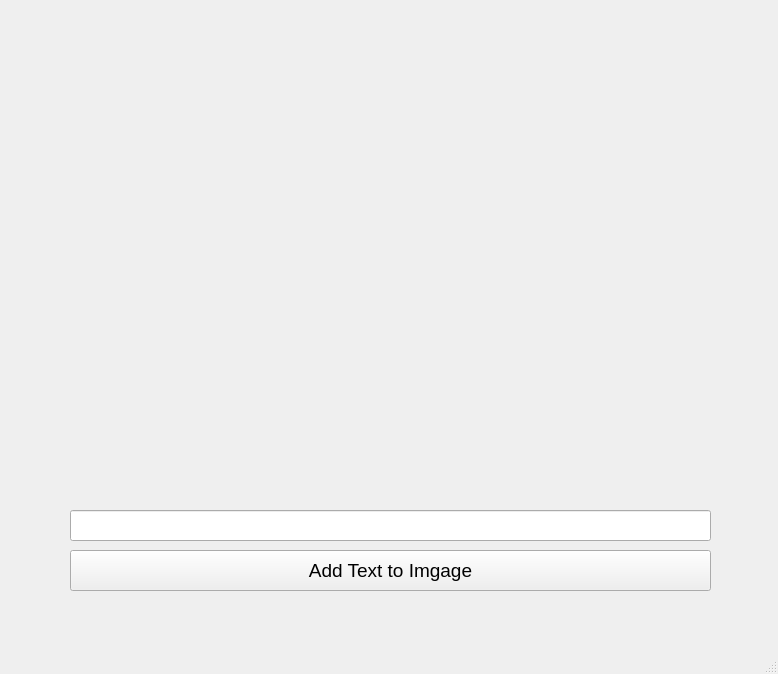
<?xml version="1.0" encoding="UTF-8"?>
<ui version="4.0">
 <class>MainWindow</class>
 <widget class="QMainWindow" name="MainWindow">
  <property name="geometry">
   <rect>
    <x>0</x>
    <y>0</y>
    <width>778</width>
    <height>674</height>
   </rect>
  </property>
  <property name="windowTitle">
   <string>MainWindow</string>
  </property>
  <widget class="QWidget" name="centralwidget">
   <widget class="QLabel" name="label">
    <property name="geometry">
     <rect>
      <x>70</x>
      <y>20</y>
      <width>640</width>
      <height>480</height>
     </rect>
    </property>
    <property name="text">
     <string/>
    </property>
    <property name="pixmap">
     <pixmap>../opencv/img-video/vhl.jpg</pixmap>
    </property>
   </widget>
   <widget class="QLineEdit" name="lineEdit">
    <property name="geometry">
     <rect>
      <x>70</x>
      <y>510</y>
      <width>641</width>
      <height>31</height>
     </rect>
    </property>
    <property name="font">
     <font>
      <pointsize>14</pointsize>
     </font>
    </property>
   </widget>
   <widget class="QPushButton" name="pushButton">
    <property name="geometry">
     <rect>
      <x>70</x>
      <y>550</y>
      <width>641</width>
      <height>41</height>
     </rect>
    </property>
    <property name="font">
     <font>
      <pointsize>14</pointsize>
     </font>
    </property>
    <property name="text">
     <string>Add Text to Imgage</string>
    </property>
   </widget>
  </widget>
  <widget class="QMenuBar" name="menubar">
   <property name="geometry">
    <rect>
     <x>0</x>
     <y>0</y>
     <width>778</width>
     <height>26</height>
    </rect>
   </property>
  </widget>
  <widget class="QStatusBar" name="statusbar"/>
 </widget>
 <resources/>
 <connections/>
</ui>
